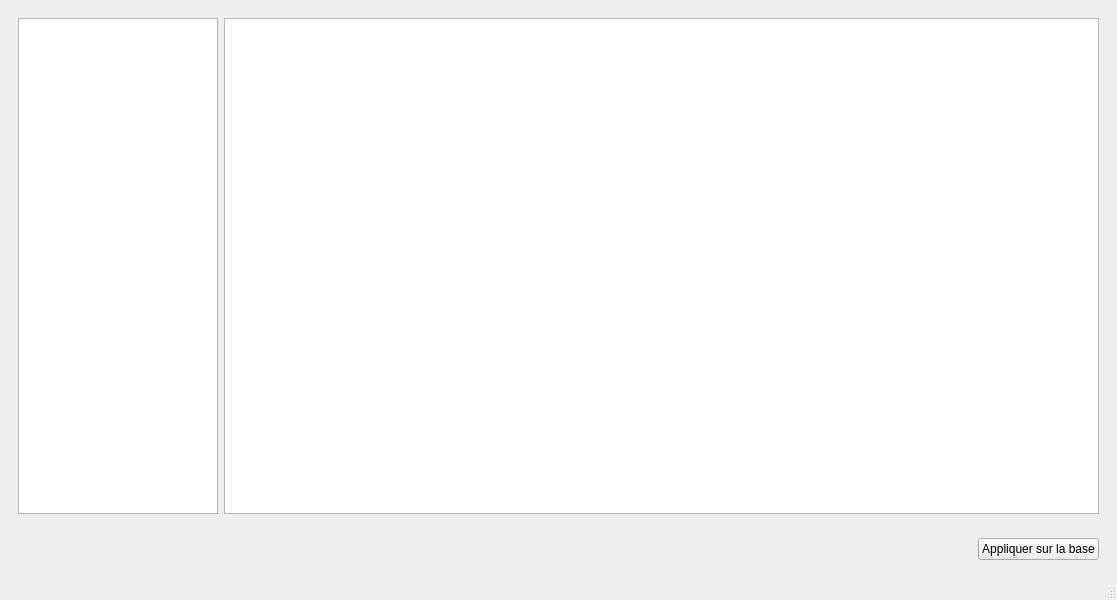
<?xml version="1.0" encoding="UTF-8"?>
<ui version="4.0">
 <class>YaraEditor</class>
 <widget class="QMainWindow" name="YaraEditor">
  <property name="geometry">
   <rect>
    <x>0</x>
    <y>0</y>
    <width>1117</width>
    <height>600</height>
   </rect>
  </property>
  <property name="windowTitle">
   <string>Yara-Editor</string>
  </property>
  <property name="windowIcon">
   <iconset resource="../../rsrc/yara-editor.qrc">
    <normaloff>:/logo/images/logo.jpg</normaloff>:/logo/images/logo.jpg</iconset>
  </property>
  <widget class="QWidget" name="centralwidget">
   <layout class="QVBoxLayout" name="verticalLayout">
    <item>
     <widget class="QWidget" name="widget" native="true">
      <layout class="QHBoxLayout" name="horizontalLayout">
       <item>
        <widget class="QTreeWidget" name="treeYara">
         <property name="minimumSize">
          <size>
           <width>200</width>
           <height>0</height>
          </size>
         </property>
         <property name="maximumSize">
          <size>
           <width>200</width>
           <height>16777215</height>
          </size>
         </property>
         <attribute name="headerVisible">
          <bool>false</bool>
         </attribute>
         <column>
          <property name="text">
           <string notr="true">1</string>
          </property>
         </column>
        </widget>
       </item>
       <item>
        <widget class="QTextEdit" name="yaraEdit"/>
       </item>
      </layout>
     </widget>
    </item>
    <item>
     <widget class="QWidget" name="widget_2" native="true">
      <layout class="QHBoxLayout" name="horizontalLayout_2">
       <item>
        <spacer name="horizontalSpacer">
         <property name="orientation">
          <enum>Qt::Horizontal</enum>
         </property>
         <property name="sizeHint" stdset="0">
          <size>
           <width>611</width>
           <height>20</height>
          </size>
         </property>
        </spacer>
       </item>
       <item>
        <widget class="QPushButton" name="pushButton">
         <property name="text">
          <string>Appliquer sur la base</string>
         </property>
        </widget>
       </item>
      </layout>
     </widget>
    </item>
   </layout>
  </widget>
  <widget class="QMenuBar" name="menubar">
   <property name="geometry">
    <rect>
     <x>0</x>
     <y>0</y>
     <width>1117</width>
     <height>25</height>
    </rect>
   </property>
  </widget>
  <widget class="QStatusBar" name="statusbar"/>
  <action name="actionNouveau">
   <property name="icon">
    <iconset>
     <normalon>:/icon/images/win/filenew.png</normalon>
    </iconset>
   </property>
   <property name="text">
    <string>New</string>
   </property>
   <property name="shortcut">
    <string>Ctrl+N</string>
   </property>
  </action>
  <action name="actionExit">
   <property name="text">
    <string>Exit</string>
   </property>
   <property name="shortcut">
    <string>Ctrl+Q</string>
   </property>
  </action>
  <action name="actionEnregistrer">
   <property name="text">
    <string>Save</string>
   </property>
   <property name="shortcut">
    <string>Ctrl+S</string>
   </property>
  </action>
 </widget>
 <resources>
  <include location="../../rsrc/yaraeditor.qrc"/>
 </resources>
 <connections/>
</ui>
